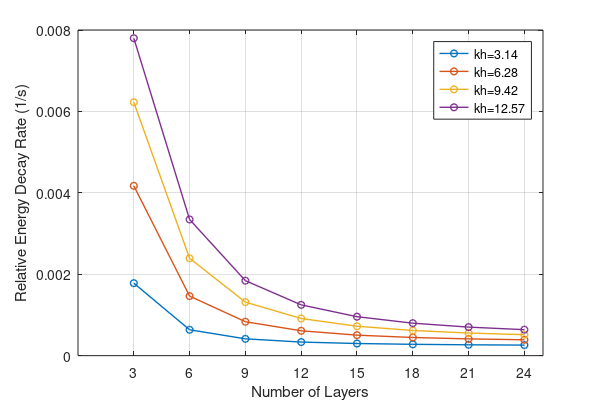

The MATLAB script that drew this image:
clear all

data=load('amp_decay.txt');

layers=[3 6 9 12 15 18 21 24];

h=data(:,1);
amp1=data(:,2:9);
amp2=data(:,10:17);

for k=1:length(h)

for klayers=1:8
A1=amp1(k,klayers);
A2=amp2(k,klayers);
dA(k,klayers)=0.5*(A1^2-A2^2)./A1^2/50.0; % 0.5 A^2 /50sec
end

end 

lambda=20.0;

fig=figure(1);
clf
wid=6;
len=4;
set(fig,'units','inches','paperunits','inches','papersize', [wid len],'position',[1 2 wid len],'paperposition',[0 0 wid len]);

for k=1:length(h)
K=2.0*pi/lambda;
kh=K*h(k);
if k==1
else
hold on
end
plot(layers(:),dA(k,:),'-o','LineWidth',1,'MarkerSize',5)
txt=['kh=' num2str(kh,'%.2f')];
%text(0.1,dA(k,1)-0.0005,txt)
end
grid
xticks([3 6 9 12 15 18 21 24])
xlabel('Number of Layers')
ylabel('Relative Energy Decay Rate (1/s)')
legend('kh=3.14','kh=6.28','kh=9.42','kh=12.57')

fname=['plots/decay_rate.jpg'];
print('-djpeg',fname)
